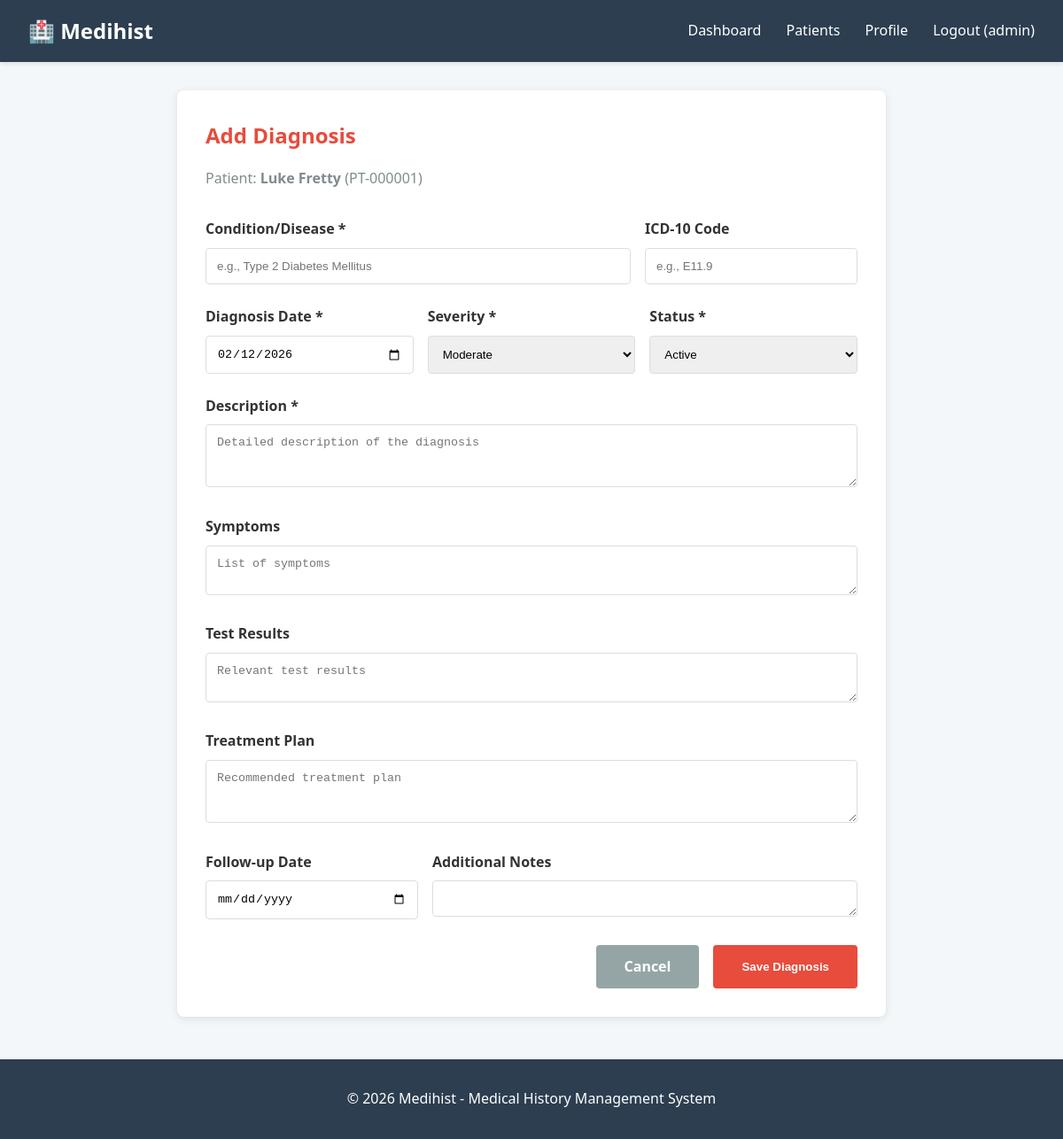
/records/patients/PT-000001/diagnosis/create/ (signed in), run on the app's committed database.
### Users/models.py (models this page shows, shortened)
class User(AbstractUser):
    USER_TYPE_CHOICES = (
        ('ADMIN', 'Admin'),
        ('DOCTOR', 'Doctor'),
        ('NURSE', 'Nurse'),
    )
    user_type = models.CharField(max_length=10, choices=USER_TYPE_CHOICES)
    phone_regex = RegexValidator(
        regex=r'^\+?1?\d{9,15}$',
        message="Phone number must be entered in the format: '+999999999'. Up to 11 digits allowed."
    )
    phone_number = models.CharField(validators=[phone_regex], max_length=13, blank=True)
    email = models.CharField(max_length=50, blank=True)
    date_of_birth = models.DateField(null=True, blank=True)
    created_at = models.DateTimeField(auto_now_add=True)
    updated_at = models.DateTimeField(auto_now=True)
    class Meta:
        verbose_name = 'User'
        verbose_name_plural = 'Users'

### records/models.py (models this page shows, shortened)
class Patient(models.Model):
    GENDER_CHOICES = (
        ('M', 'Male'),
        ('F', 'Female'),
        ('O', 'Other'),
    )
    BLOOD_GROUP_CHOICES = (
        ('A+', 'A+'),
        ('A-', 'A-'),
        ('B+', 'B+'),
        ('B-', 'B-'),
        ('AB+', 'AB+'),
        ('AB-', 'AB-'),
        ('O+', 'O+'),
        ('O-', 'O-'),
    )
    first_name = models.CharField(max_length=100)
    last_name = models.CharField(max_length=100)
    date_of_birth = models.DateField()
    gender = models.CharField(max_length=1, choices=GENDER_CHOICES)
    blood_group = models.CharField(max_length=3, choices=BLOOD_GROUP_CHOICES, blank=True)
    phone_regex = RegexValidator(
        regex = r'^\+?1?\d{9,15}$',
        message = "Phone number must be entered in the format: '+123456'. Up to 15 digits allowed"
    )
    phone_number = models.CharField(validators=[phone_regex], max_length=17)
    email = models.EmailField(blank=True)
    address = models.TextField()
    emergency_contact_name = models.CharField(max_length=200)
    emergency_contact_phone = models.CharField(validators=[phone_regex], max_length=17)
    emergency_contact_relation = models.CharField(max_length=100
    )
    allergies = models.TextField(blank=True, help_text="List any known allergies")
    chronic_conditions = models.TextField(blank=True, help_text="List any chronic conditions")
    patient_id = models.CharField(max_length=20, unique=True, editable=False)
    created_by = models.ForeignKey(User, on_delete=models.SET_NULL, null=True, related_name='patient_created')
    created_at = models.DateTimeField(auto_now_add=True)
    updated_at = models.DateTimeField(auto_now=True)
    is_active = models.BooleanField(default=True)
    class Meta:
        verbose_name = 'Patient'
        verbose_name_plural = 'Patients'
        ordering = ['created_at']
    def get_full_name(self):
        return f"{self.first_name} {self.last_name}"

### records/views.py (the view, shortened to what this page needs)
# urls.py: path('patients/<str:patient_id>/diagnosis/create/', views.diagnosis_create, name='diagnosis_create'),
@login_required
@doctor_or_admin_required
def diagnosis_create(request, patient_id):
    patient = get_object_or_404(Patient, patient_id=patient_id)
    medical_histories = patient.medical_histories.all()
    context = {
        'patient': patient,
        'medical_histories': medical_histories,
    }
    return render(request, 'records/diagnosis_create.html', context)

### records/templates/records/diagnosis_create.html (shortened to what this page needs)
{% extends 'users/base.html' %}
{% block content %}
<div class="card" style="max-width: 800px; margin: 2rem auto;">
    <h2 style="color: #e74c3c; margin-bottom: 1rem;">Add Diagnosis</h2>
    <p style="color: #7f8c8d; margin-bottom: 2rem;">Patient: <strong>{{ patient.get_full_name }}</strong> ({{ patient.patient_id }})</p>
    <form method="post">
        <div style="display: grid; grid-template-columns: 2fr 1fr; gap: 1rem; margin-bottom: 1.5rem;">
            <div>
                <label style="display: block; margin-bottom: 0.5rem; font-weight: bold;">Condition/Disease *</label>
                <input type="text" name="condition" required placeholder="e.g., Type 2 Diabetes Mellitus"
                       style="width: 100%; padding: 0.75rem; border: 1px solid #ddd; border-radius: 4px;">
            </div>
            <div>
                <label style="display: block; margin-bottom: 0.5rem; font-weight: bold;">ICD-10 Code</label>
                <input type="text" name="icd_code" placeholder="e.g., E11.9"
                       style="width: 100%; padding: 0.75rem; border: 1px solid #ddd; border-radius: 4px;">
            </div>
        </div>
        <div style="display: grid; grid-template-columns: 1fr 1fr 1fr; gap: 1rem; margin-bottom: 1.5rem;">
            <div>
                <label style="display: block; margin-bottom: 0.5rem; font-weight: bold;">Diagnosis Date *</label>
                <input type="date" name="diagnosis_date" required value="{% now 'Y-m-d' %}"
                       style="width: 100%; padding: 0.75rem; border: 1px solid #ddd; border-radius: 4px;">
            </div>
            <div>
                <label style="display: block; margin-bottom: 0.5rem; font-weight: bold;">Severity *</label>
                <select name="severity" required style="width: 100%; padding: 0.75rem; border: 1px solid #ddd; border-radius: 4px;">
                    <option value="MODERATE" selected>Moderate</option>
                </select>
            </div>
            <div>
                <label style="display: block; margin-bottom: 0.5rem; font-weight: bold;">Status *</label>
                <select name="status" required style="width: 100%; padding: 0.75rem; border: 1px solid #ddd; border-radius: 4px;">
                    <option value="ACTIVE" selected>Active</option>
                </select>
            </div>
        </div>
        <div style="margin-bottom: 1.5rem;">
            <label style="display: block; margin-bottom: 0.5rem; font-weight: bold;">Description *</label>
            <textarea name="description" rows="3" required placeholder="Detailed description of the diagnosis"
                      style="width: 100%; padding: 0.75rem; border: 1px solid #ddd; border-radius: 4px;"></textarea>
        </div>
        <div style="margin-bottom: 1.5rem;">
            <label style="display: block; margin-bottom: 0.5rem; font-weight: bold;">Symptoms</label>
            <textarea name="symptoms" rows="2" placeholder="List of symptoms"
                      style="width: 100%; padding: 0.75rem; border: 1px solid #ddd; border-radius: 4px;"></textarea>
        </div>
        <div style="margin-bottom: 1.5rem;">
            <label style="display: block; margin-bottom: 0.5rem; font-weight: bold;">Test Results</label>
            <textarea name="test_results" rows="2" placeholder="Relevant test results"
                      style="width: 100%; padding: 0.75rem; border: 1px solid #ddd; border-radius: 4px;"></textarea>
        </div>
        <div style="margin-bottom: 1.5rem;">
            <label style="display: block; margin-bottom: 0.5rem; font-weight: bold;">Treatment Plan</label>
            <textarea name="treatment_plan" rows="3" placeholder="Recommended treatment plan"
                      style="width: 100%; padding: 0.75rem; border: 1px solid #ddd; border-radius: 4px;"></textarea>
        </div>
        <div style="display: grid; grid-template-columns: 1fr 2fr; gap: 1rem; margin-bottom: 1.5rem;">
            <div>
                <label style="display: block; margin-bottom: 0.5rem; font-weight: bold;">Follow-up Date</label>
                <input type="date" name="follow_up_date"
                       style="width: 100%; padding: 0.75rem; border: 1px solid #ddd; border-radius: 4px;">
            </div>
            <div>
                <label style="display: block; margin-bottom: 0.5rem; font-weight: bold;">Additional Notes</label>
                <textarea name="notes" rows="1"
                          style="width: 100%; padding: 0.75rem; border: 1px solid #ddd; border-radius: 4px;"></textarea>
            </div>
        </div>
        <div style="display: flex; gap: 1rem; justify-content: flex-end;">
            <a href="{% url 'records:patient_detail' patient.patient_id %}"
               style="padding: 0.75rem 2rem; background: #95a5a6; color: white; text-decoration: none; border-radius: 4px; font-weight: bold;">
                Cancel
            </a>
            <button type="submit"
                    style="padding: 0.75rem 2rem; background: #e74c3c; color: white; border: none; border-radius: 4px; font-weight: bold; cursor: pointer;">
                Save Diagnosis
            </button>
        </div>
    </form>
</div>
{% endblock %}

### Users/templates/Users/base.html (shortened to what this page needs)
<!DOCTYPE html>
<html lang="en">
<head>
</head>
<body>
    <div class="navbar">
        <h1>🏥 Medihist</h1>
        <nav>
            {% if user.is_authenticated %}
                <a href="{% url 'dashboard' %}">Dashboard</a>
                {% if user.user_type in 'DOCTOR,NURSE,ADMIN' %}
                <a href="{% url 'records:patient_list' %}">Patients</a>
                {% endif %}
                <a href="{% url 'profile' %}">Profile</a>
                <a href="{% url 'logout' %}">Logout ({{ user.username }})</a>
            {% else %}
                <a href="{% url 'home' %}">Home</a>
                <a href="{% url 'login' %}">Login</a>
            {% endif %}
        </nav>
    </div>
    <div class="container">
        {% block content %}{% endblock %}
    </div>
    <footer>
        <p>&copy; 2026 Medihist - Medical History Management System</p>
    </footer>
</body>
</html>

### Users/templates/Users/base.html (style rules this page uses)
* { margin: 0; padding: 0; box-sizing: border-box; }
body { font-family: 'Segoe UI', Tahoma, Geneva, Verdana, sans-serif; line-height: 1.6; background-color: #f4f7f9; color: #333; }
.navbar { background-color: #2c3e50; color: white; padding: 1rem 2rem; display: flex; justify-content: space-between; align-items: center; box-shadow: 0 2px 5px rgba(0,0,0,0.1); }
.navbar h1 { font-size: 1.5rem; }
.navbar nav a { color: white; text-decoration: none; margin-left: 1.5rem; transition: color 0.3s; }
.container { max-width: 1200px; margin: 2rem auto; padding: 0 2rem; }
.card { background: white; padding: 2rem; border-radius: 8px; box-shadow: 0 2px 10px rgba(0,0,0,0.1); margin-bottom: 2rem; }
footer { text-align: center; padding: 2rem; background-color: #2c3e50; color: white; margin-top: 3rem; }

### data on the page
User: username "admin"
Patient: get_full_name "Luke Fretty", patient_id "PT-000001"
